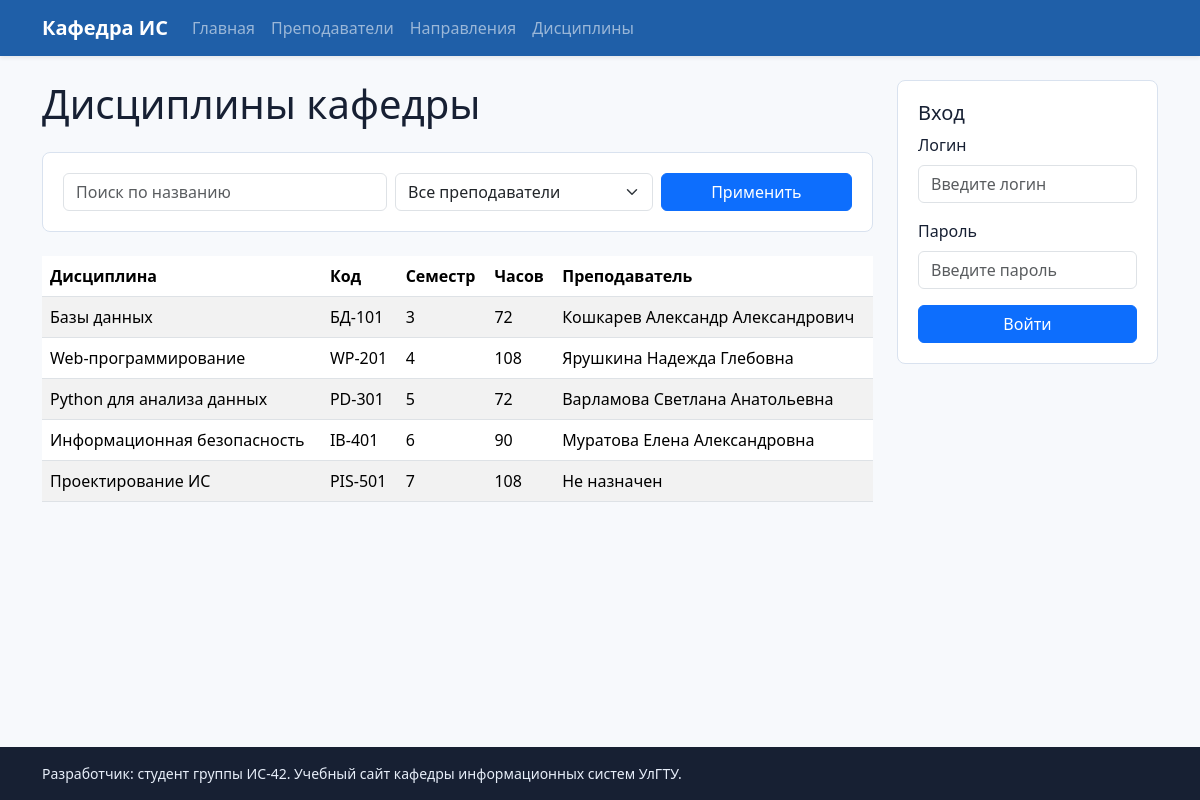
/subjects/, run on the app's committed database.
### core/models.py (models this page shows, shortened)
class Subject(models.Model):
    name = models.CharField('Название дисциплины', max_length=200)
    code = models.CharField('Код дисциплины', max_length=20, blank=True)
    hours = models.PositiveIntegerField('Часов', default=72)
    semester = models.PositiveSmallIntegerField('Семестр', default=1)
    teacher = models.ForeignKey(
        'Teacher',
        on_delete=models.SET_NULL,
        null=True,
        blank=True,
        related_name='subjects',
        verbose_name='Преподаватель'
    )
    description = models.TextField('Описание', blank=True)
    class Meta:
        ordering = ['semester', 'name']
        verbose_name = 'дисциплина'
        verbose_name_plural = 'дисциплины'

class Teacher(models.Model):
    POSITION_HEAD = 'Заведующий кафедрой'
    POSITION_PROFESSOR = 'Профессор'
    POSITION_DOCENT = 'Доцент'
    POSITION_SENIOR = 'Старший преподаватель'
    POSITION_CHOICES = [
        (POSITION_HEAD, POSITION_HEAD),
        (POSITION_PROFESSOR, POSITION_PROFESSOR),
        (POSITION_DOCENT, POSITION_DOCENT),
        (POSITION_SENIOR, POSITION_SENIOR),
    ]
    user = models.OneToOneField(
        settings.AUTH_USER_MODEL,
        verbose_name='Учетная запись',
        on_delete=models.SET_NULL,
        blank=True,
        null=True,
        related_name='teacher_profile',
    )
    full_name = models.CharField('ФИО', max_length=180)
    position = models.CharField('Должность', max_length=80, choices=POSITION_CHOICES)
    academic_title = models.CharField('Ученое звание', max_length=120, blank=True)
    photo_url = models.URLField('URL фотографии', blank=True)
    directions = models.ManyToManyField(Direction, verbose_name='Направления подготовки', blank=True)
    bio = models.TextField('Краткая информация', blank=True)
    class Meta:
        ordering = ['full_name']
        verbose_name = 'преподаватель'
        verbose_name_plural = 'преподаватели'

### core/views.py (the view)
# urls.py: path('subjects/', views.subject_list, name='subjects'),
def subject_list(request):
    subjects = Subject.objects.select_related('teacher').all()
    teacher_id = request.GET.get('teacher', '')
    if teacher_id:
        subjects = subjects.filter(teacher_id=teacher_id)
    query = request.GET.get('q', '').strip()
    if query:
        subjects = subjects.filter(name__icontains=query)
    paginator = Paginator(subjects, 10)
    page_obj = paginator.get_page(request.GET.get('page'))
    teachers = Teacher.objects.all()
    context = auth_context(request) | {
        'title': 'Дисциплины',
        'page_obj': page_obj,
        'teachers': teachers,
        'selected_teacher': teacher_id,
        'query': query,
    }
    return render(request, 'core/subject_list.html', context)

### core/forms.py
class BootstrapAuthenticationForm(AuthenticationForm):
    username = forms.CharField(
        label='Логин',
        widget=forms.TextInput(attrs={'class': 'form-control', 'placeholder': 'Введите логин'}),
    )
    password = forms.CharField(
        label='Пароль',
        widget=forms.PasswordInput(attrs={'class': 'form-control', 'placeholder': 'Введите пароль'}),
    )

### core/views.py (called while the page is built)
def auth_context(request):
    return {'login_form': BootstrapAuthenticationForm(request)}

### core/templates/core/subject_list.html (shortened to what this page needs)
{% extends 'core/base.html' %}
{% block content %}
<div class="d-flex justify-content-between align-items-center mb-3">
    <h1>Дисциплины кафедры</h1>
</div>
<form method="get" class="filters mb-4">
    <div class="row g-2">
        <div class="col-md-5">
            <input type="text" name="q" class="form-control" placeholder="Поиск по названию" value="{{ query }}">
        </div>
        <div class="col-md-4">
            <select name="teacher" class="form-select">
                <option value="">Все преподаватели</option>
            </select>
        </div>
        <div class="col-md-3">
            <button type="submit" class="btn btn-primary w-100">Применить</button>
        </div>
    </div>
</form>
<div class="table-responsive">
    <table class="table table-striped table-hover">
        <thead>
            <tr>
                <th>Дисциплина</th>
                <th>Код</th>
                <th>Семестр</th>
                <th>Часов</th>
                <th>Преподаватель</th>
            </tr>
        </thead>
        <tbody>
            {% for subject in page_obj %}
            <tr>
                <td>{{ subject.name }}</td>
                <td>{{ subject.code|default:'—' }}</td>
                <td>{{ subject.semester }}</td>
                <td>{{ subject.hours }}</td>
                <td>{{ subject.teacher.full_name|default:'Не назначен' }}</td>
            </tr>
            {% empty %}
            <tr>
                <td colspan="6" class="text-center">Дисциплины не найдены</td>
            </tr>
            {% endfor %}
        </tbody>
    </table>
</div>
{% endblock %}

### core/static/core/styles.css (style rules this page uses)
:root { --dept-blue: #1f5fa8; --dept-ink: #172033; --dept-line: #d9e2ef; --dept-soft: #f4f7fb; }
html, body { height: 100%; }
body { background: #f7f9fc; color: var(--dept-ink); }
.page-head, .content-section, .auth-panel, .form-panel, .filters { background: #fff; border: 1px solid var(--dept-line); border-radius: 8px; padding: 1.25rem; }

### data on the page
Subject: name "Базы данных", code "БД-101", semester "3", hours "72", teacher.full_name "Кошкарев Александр Александрович"
Subject: name "Web-программирование", code "WP-201", semester "4", hours "108", teacher.full_name "Ярушкина Надежда Глебовна"
Subject: name "Python для анализа данных", code "PD-301", semester "5", hours "72", teacher.full_name "Варламова Светлана Анатольевна"
Subject: name "Информационная безопасность", code "IB-401", semester "6", hours "90", teacher.full_name "Муратова Елена Александровна"
Subject: name "Проектирование ИС", code "PIS-501", semester "7", hours "108", teacher.full_name "Не назначен"
